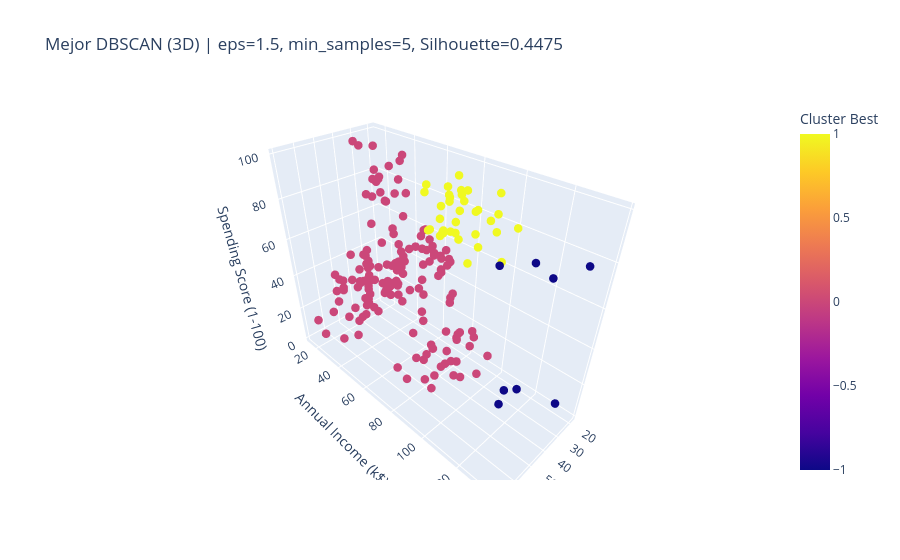

The notebook cell saved with this chart:
### Code cell
# Mejor combinación de parámetros
best = results_df_valid.loc[results_df_valid['silhouette'].idxmax()]

print(f"Mejor modelo:")
print(f"  Dimensiones : {best['Dimensiones']}")
print(f"  eps         : {best['eps']}")
print(f"  min_samples : {best['min_samples']}")
print(f"  Clusters    : {best['n_clusters']}")
print(f"  Ruido       : {best['n_noise']}")
print(f"  Silhouette  : {best['silhouette']:.4f}")

# Reentrenar con los mejores parámetros
X_best = X_scaled_2d if best['Dimensiones'] == '2D' else X_scaled
best_labels = DBSCAN(eps=best['eps'], min_samples=best['min_samples'], metric='euclidean').fit_predict(X_best)
df['Cluster Best'] = best_labels

titulo = f"Mejor DBSCAN ({best['Dimensiones']}) | eps={best['eps']}, min_samples={best['min_samples']}, Silhouette={best['silhouette']:.4f}"

if best['Dimensiones'] == '2D':
    fig = px.scatter(
        df,
        x='Annual Income (k$)',
        y='Spending Score (1-100)',
        color='Cluster Best',
        title=titulo
    )
    fig.update_traces(marker=dict(size=10))
else:
    fig = px.scatter_3d(
        df,
        x='Age',
        y='Annual Income (k$)',
        z='Spending Score (1-100)',
        color='Cluster Best',
        title=titulo
    )
    fig.update_traces(marker=dict(size=5))

fig.show()

### Figure 1 — Plotly figure (JSON) as saved in the notebook; plotly's stock layout.template omitted (floating-point values rounded to 4 significant figures; data arrays with more than 128 entries replaced by an {"elided": "..."} marker saying what was removed)
{"data": [{"hovertemplate": "Age=%{x}<br>Annual Income (k$)=%{y}<br>Spending Score (1-100)=%{z}<br>Cluster Best=%{marker.color}<extra></extra>", "legendgroup": "", "marker": {"color": {"elided": "200 int values"}, "coloraxis": "coloraxis", "size": 5, "symbol": "circle"}, "mode": "markers", "name": "", "scene": "scene", "showlegend": false, "type": "scatter3d", "x": {"elided": "200 int values"}, "y": {"elided": "200 int values"}, "z": {"elided": "200 int values"}}], "layout": {"coloraxis": {"colorbar": {"title": {"text": "Cluster Best"}}, "colorscale": [[0, "#0d0887"], [0.1111, "#46039f"], [0.2222, "#7201a8"], [0.3333, "#9c179e"], [0.4444, "#bd3786"], [0.5556, "#d8576b"], [0.6667, "#ed7953"], [0.7778, "#fb9f3a"], [0.8889, "#fdca26"], [1, "#f0f921"]]}, "legend": {"tracegroupgap": 0}, "scene": {"domain": {"x": [0, 1], "y": [0, 1]}, "xaxis": {"title": {"text": "Age"}}, "yaxis": {"title": {"text": "Annual Income (k$)"}}, "zaxis": {"title": {"text": "Spending Score (1-100)"}}}, "title": {"text": "Mejor DBSCAN (3D) | eps=1.5, min_samples=5, Silhouette=0.4475"}}}
